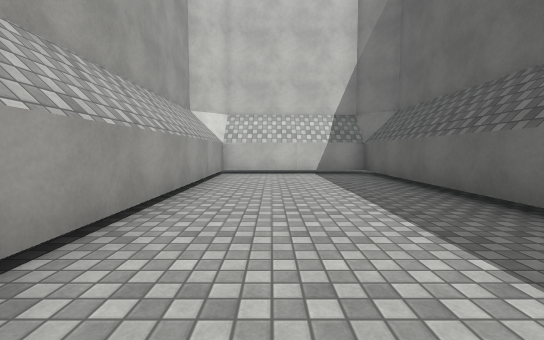
[1] (above)

24 first-person views from a walk through a scene from a Unity 3-D project. The camera is 1.2 m above the floor, tilts 4° down and sees 90° across. The floor is counted in squares, 2 m on a side. Each view is taken from the middle of a square. On the plan, view 1 faces up. The plan holds only what a view shows up to about 9 squares ahead; the rest is blank. The place goes on beyond the plan. The player character is not drawn. Some surface patterns are stand-ins.

[2]
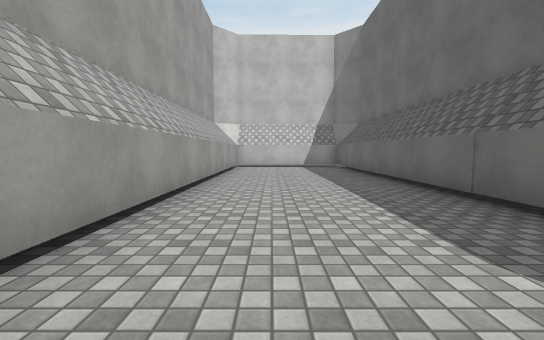

[3]
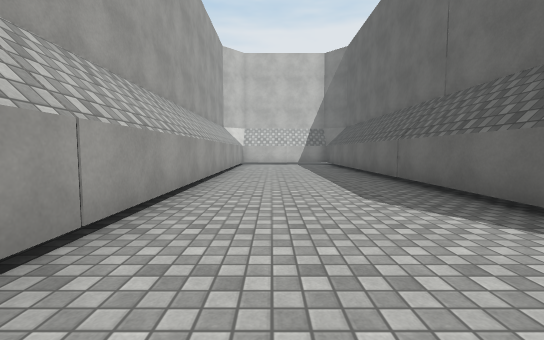

[4]
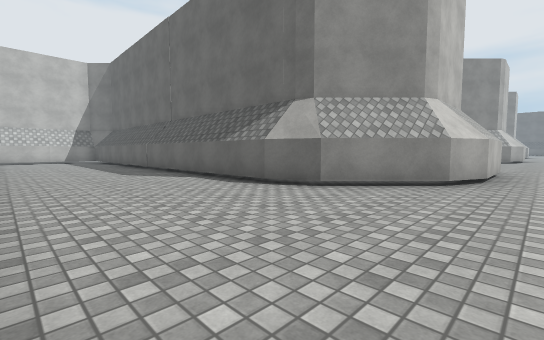

[5]
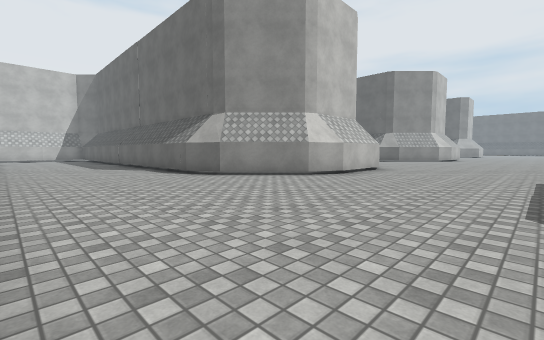

[6]
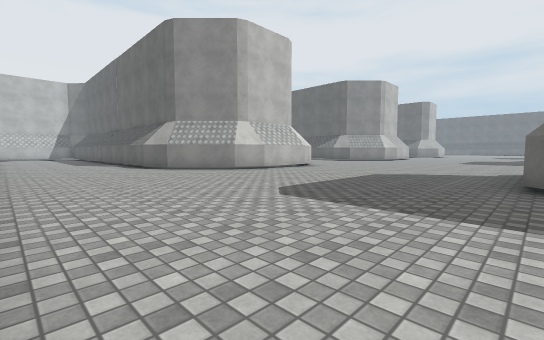

[7]
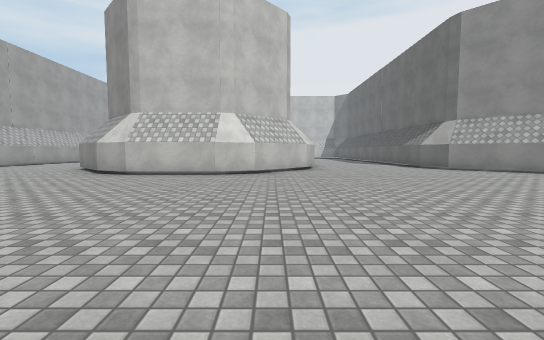

[8]
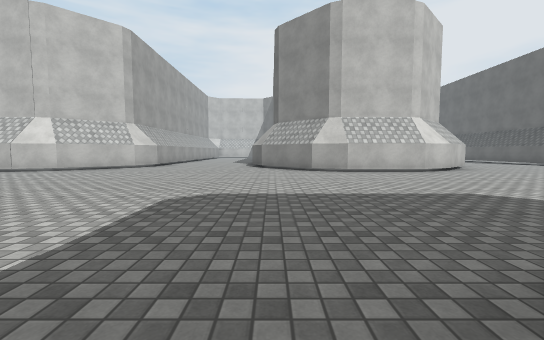

[9]
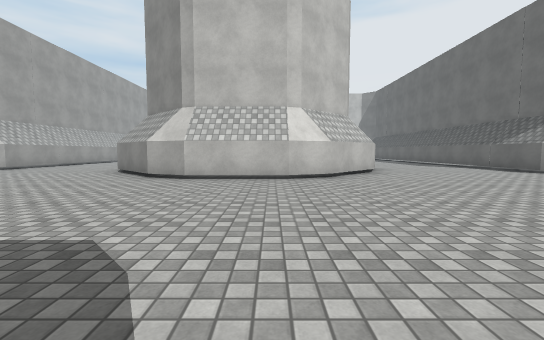

[10]
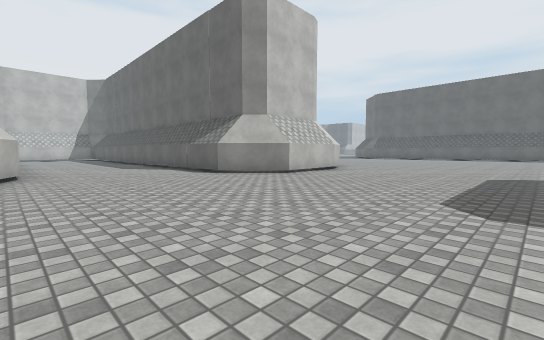

[11]
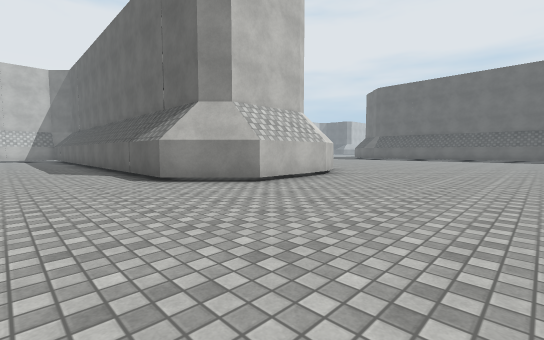

[12]
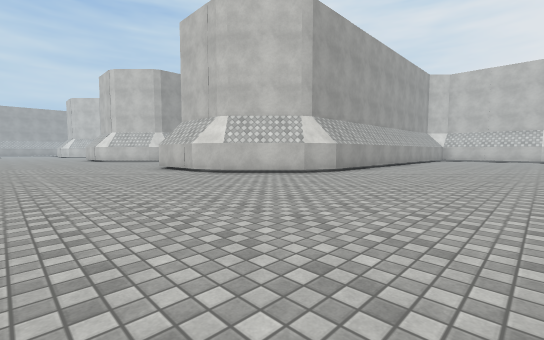

[13]
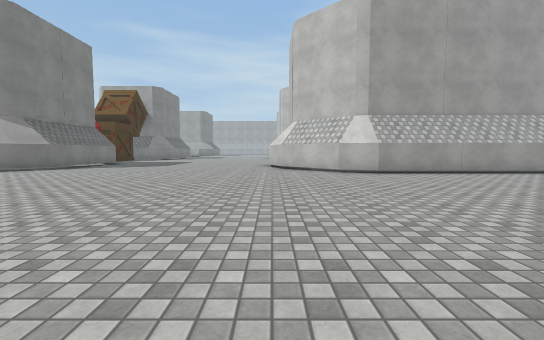

[14]
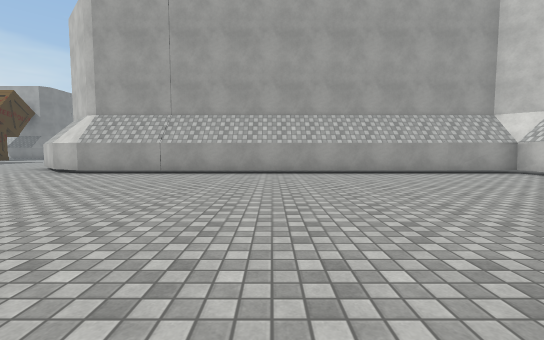

[15]
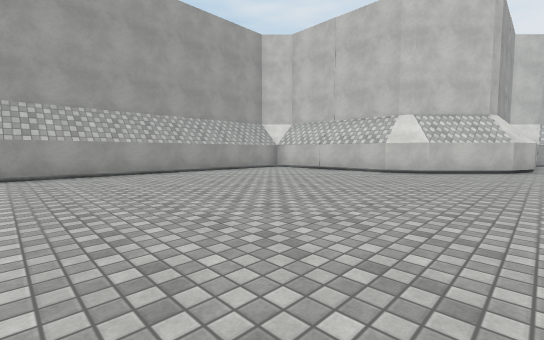

[16]
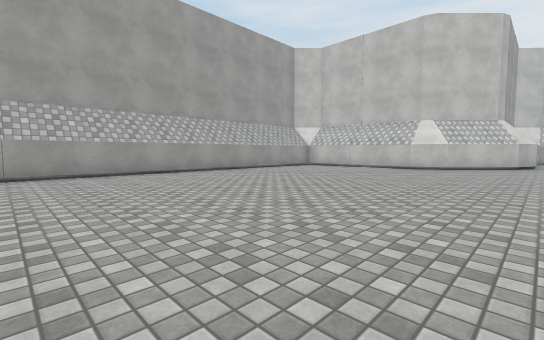

[17]
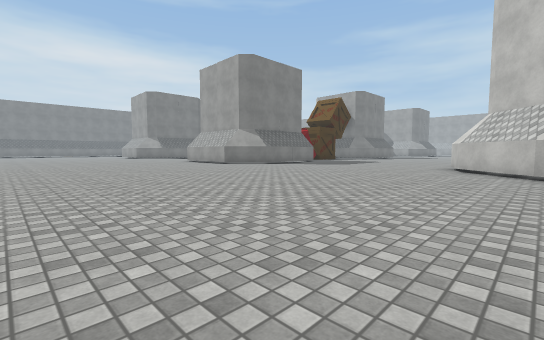

[18]
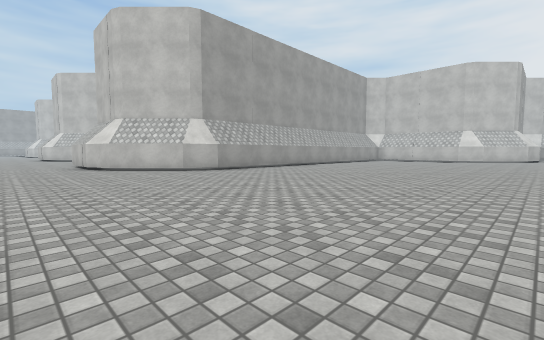

[19]
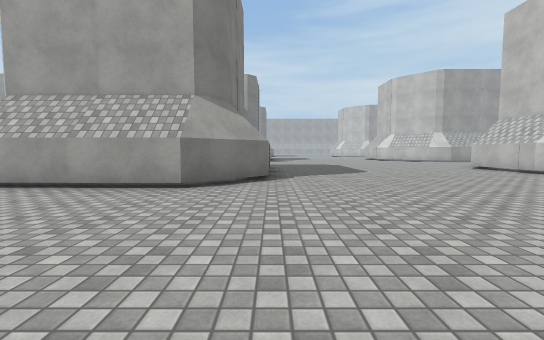

[20]
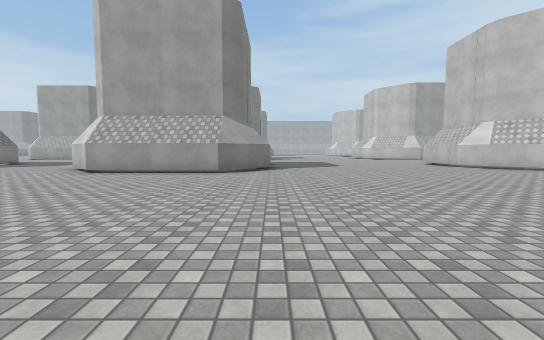

[21]
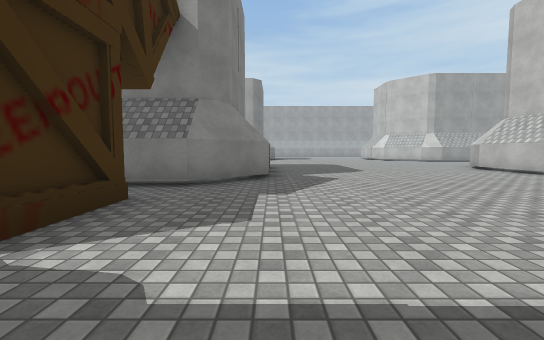

[22]
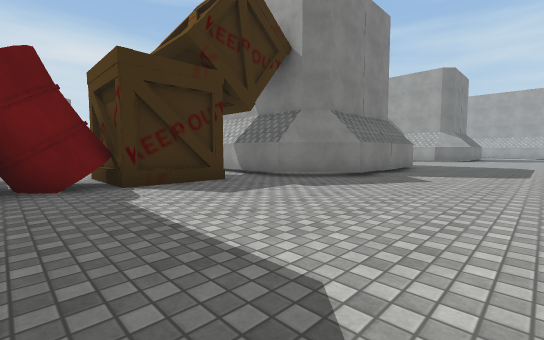

[23]
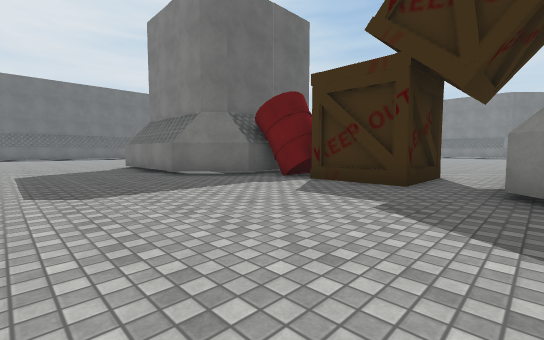

[24]
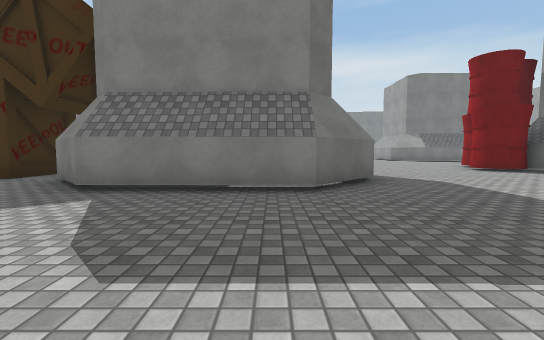

### Floor plan
Points are (right, up) in squares from view 1. A wall is a line through its corners. A room is listed if a view was taken in it or the views show most of it. See-through windows are left out.
Room 1 (views 1, 2, 3, 4, 5, 6, 7, 8, 9, 10, 11, 12, 13, 14, 15, 16, 17, 18, 19, 20, 21, 22, 23, 24)
walls: (22.3, -5.3) (21.9, -6.3) (20.3, -7.9) (19.3, -8.3) (17.2, -8.3) (16.2, -7.9) (14.6, -6.3) (14.5, -5.9); (26.2, -16.5) (27.7, -15.1) (31.3, -15.1) (32.8, -16.6) (32.8, -19.9) (32.1, -20.6); (14.9, -16.5) (16.3, -15.1) (19.9, -15.1) (21.3, -16.5) (21.3, -18.9); (10.5, -4.9) (10.5, -5.3) (10.1, -6.3) (8.6, -7.9) (7.5, -8.3) (5.4, -8.3) (4.4, -7.9) (2.9, -6.3) (2.5, -5.3) (2.5, 7.2) (-1.3, 7.2) (-1.3, -3.7); (9.4, -18.6) (9.4, -19.2); (39.9, 9.5) (39.4, 8.5) (37.9, 6.9) (36.9, 6.5) (32.8, 6.5) (32.8, -5.2) (32.4, -6.1) (30.8, -7.7) (29.8, -8.1) (27.6, -8.1) (26.2, -6.7) (26.2, -1.4)
objects: other object (10, -19); box (23, -19) to (25, -17); other object (25, -18) to (26, -17)

Positions as (right, up) in squares from view 1, and headings:
1: (0, 0), facing up
2: (0, -3), facing up
3: (0, -5), facing up
4: (-1, -9), facing up-right
5: (-1, -12), facing up-right
6: (-1, -15), facing up-right
7: (9, -15), facing up
8: (15, -16), facing up
9: (19, -14), facing up
10: (22, -13), facing up-right
11: (24, -12), facing up-right
12: (37, -12), facing up-left
13: (40, -8), facing left
14: (40, 0), facing left
15: (40, -1), facing up-left
16: (40, -3), facing up-left
17: (40, -6), facing down-left
18: (40, -10), facing up-left
19: (37, -15), facing left
20: (40, -15), facing left
21: (26, -15), facing left
22: (26, -12), facing down-left
23: (21, -12), facing down-right
24: (17, -11), facing down
